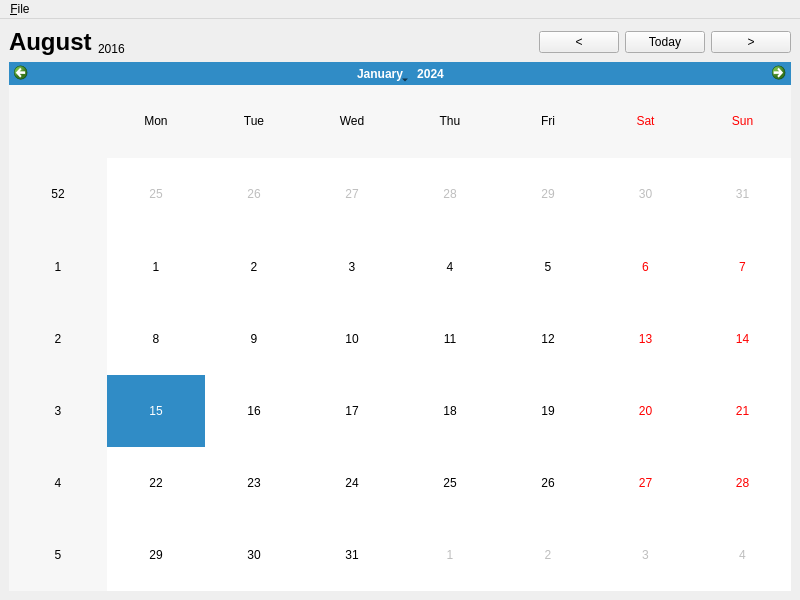
<?xml version="1.0" encoding="UTF-8"?>
<ui version="4.0">
 <class>MainWindow</class>
 <widget class="QMainWindow" name="MainWindow">
  <property name="geometry">
   <rect>
    <x>0</x>
    <y>0</y>
    <width>800</width>
    <height>600</height>
   </rect>
  </property>
  <property name="windowTitle">
   <string>QCalendar</string>
  </property>
  <widget class="QWidget" name="centralwidget">
   <layout class="QVBoxLayout" name="verticalLayout_2">
    <item>
     <layout class="QHBoxLayout" name="horizontalLayout">
      <item>
       <widget class="QLabel" name="label_month">
        <property name="text">
         <string>&lt;h1&gt;August&lt;/h1&gt;</string>
        </property>
        <property name="textFormat">
         <enum>Qt::RichText</enum>
        </property>
       </widget>
      </item>
      <item>
       <widget class="QLabel" name="label_year">
        <property name="text">
         <string>2016</string>
        </property>
        <property name="alignment">
         <set>Qt::AlignBottom|Qt::AlignLeading|Qt::AlignLeft</set>
        </property>
       </widget>
      </item>
      <item>
       <spacer name="horizontalSpacer">
        <property name="orientation">
         <enum>Qt::Horizontal</enum>
        </property>
        <property name="sizeHint" stdset="0">
         <size>
          <width>40</width>
          <height>20</height>
         </size>
        </property>
       </spacer>
      </item>
      <item>
       <widget class="QPushButton" name="pushButton_previousMonth">
        <property name="sizePolicy">
         <sizepolicy hsizetype="Minimum" vsizetype="Fixed">
          <horstretch>0</horstretch>
          <verstretch>0</verstretch>
         </sizepolicy>
        </property>
        <property name="text">
         <string>&lt;</string>
        </property>
       </widget>
      </item>
      <item>
       <widget class="QPushButton" name="pushButton_today">
        <property name="text">
         <string>Today</string>
        </property>
       </widget>
      </item>
      <item>
       <widget class="QPushButton" name="pushButton_nextMonth">
        <property name="sizePolicy">
         <sizepolicy hsizetype="Minimum" vsizetype="Fixed">
          <horstretch>0</horstretch>
          <verstretch>0</verstretch>
         </sizepolicy>
        </property>
        <property name="text">
         <string>&gt;</string>
        </property>
       </widget>
      </item>
     </layout>
    </item>
    <item>
     <layout class="QVBoxLayout" name="verticalLayout">
      <item>
       <widget class="Calendar" name="calendarWidget"/>
      </item>
     </layout>
    </item>
   </layout>
  </widget>
  <widget class="QMenuBar" name="menuBar">
   <property name="geometry">
    <rect>
     <x>0</x>
     <y>0</y>
     <width>800</width>
     <height>22</height>
    </rect>
   </property>
   <widget class="QMenu" name="menuFile">
    <property name="title">
     <string>&amp;File</string>
    </property>
    <addaction name="actionPreferences"/>
   </widget>
   <addaction name="menuFile"/>
  </widget>
  <action name="actionFile">
   <property name="text">
    <string>File</string>
   </property>
  </action>
  <action name="actionPreferences">
   <property name="text">
    <string>&amp;Preferences</string>
   </property>
  </action>
 </widget>
 <customwidgets>
  <customwidget>
   <class>Calendar</class>
   <extends>QCalendarWidget</extends>
   <header>calendar.h</header>
  </customwidget>
 </customwidgets>
 <resources/>
 <connections>
  <connection>
   <sender>pushButton_previousMonth</sender>
   <signal>clicked()</signal>
   <receiver>calendarWidget</receiver>
   <slot>showPreviousMonth()</slot>
   <hints>
    <hint type="sourcelabel">
     <x>577</x>
     <y>46</y>
    </hint>
    <hint type="destinationlabel">
     <x>399</x>
     <y>330</y>
    </hint>
   </hints>
  </connection>
  <connection>
   <sender>pushButton_today</sender>
   <signal>clicked()</signal>
   <receiver>calendarWidget</receiver>
   <slot>showToday()</slot>
   <hints>
    <hint type="sourcelabel">
     <x>663</x>
     <y>46</y>
    </hint>
    <hint type="destinationlabel">
     <x>399</x>
     <y>330</y>
    </hint>
   </hints>
  </connection>
  <connection>
   <sender>pushButton_nextMonth</sender>
   <signal>clicked()</signal>
   <receiver>calendarWidget</receiver>
   <slot>showNextMonth()</slot>
   <hints>
    <hint type="sourcelabel">
     <x>749</x>
     <y>46</y>
    </hint>
    <hint type="destinationlabel">
     <x>399</x>
     <y>330</y>
    </hint>
   </hints>
  </connection>
 </connections>
</ui>
